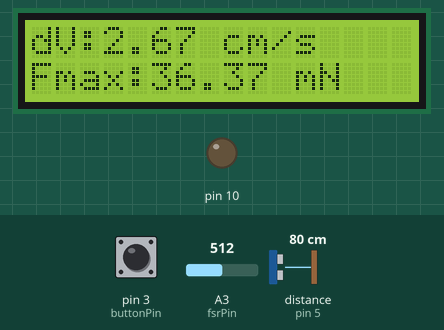
Recording of a sketch running on a simulated Arduino Uno, built with avr-gcc and run on an emulated ATmega328P. Shown: 16×2 character LCD, output pins drawn as LEDs (lit = HIGH). Wiring (inferred from the names in the program): ultrasonic range finder: trigger pin 5; echo pin 5. The test bench sets the inputs (shaded band); at power-on: pin 3 (buttonPin) HIGH, A3 (fsrPin) = 512, distance to the obstacle (sensor on pin 5) 80 cm. The echo pulse lasts 58.3 µs per cm; what the sketch prints to the serial monitor is not drawn.

Above: at 1.3 s.
1.4 s: pin 3 (buttonPin) pulled LOW for 0.15 s
At 1.9 s:
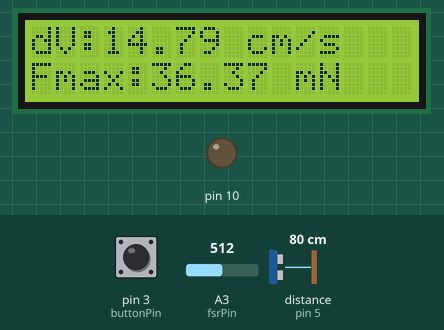
3.0 s: pin 3 (buttonPin) pulled LOW for 1 s
At 4.5 s:
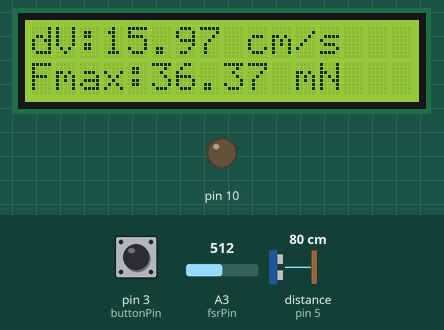
Timing chart, 0 to 6.0 s (numbered marks = the images above; inputs shaded):
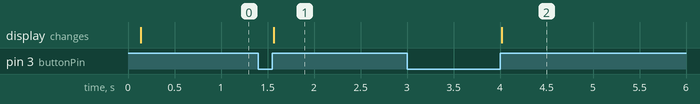

The sketch:

IMPULSEandMOMENTUMtemp.ino
```cpp
/* FSR simple testing sketch.

Connect one end of FSR to power, the other end to Analog 0.
Then connect one end of a 10K resistor from Analog 0 to ground

 HC-SR04 Ping distance sensor:
 VCC to arduino 5v
 GND to arduino GND
 Echo to Arduino pin 7
 Trig to Arduino pin 8

For more information see www.ladyada.net/learn/sensors/fsr.html */

#include<LiquidCrystal.h>
#include <SD.h>
#include <string.h>

// Initialize the library with the numbers of the interface pins
LiquidCrystal lcd(7, 8, 9, 2, 4, 6);
// this constant won't change.  It's the pin number
// of the sensor's output:
const int pingPin = 5;
const int chipSelect = 10;
int fsrPin = 3 ;     // the FSR and 10K pulldown are connected to a0
float fsrReading;     // the analog reading from the FSR resistor divider
float fsrReading1;
int buttonPin = 3;  // button connected to digital pin 6
int buttonState = 0;     // current state of the button
int lastButtonState = 0; // previous state of the button

void setup(void) {
  // We'll send debugging information via the Serial monitor
  Serial.begin(115200);
  pinMode(buttonPin,INPUT);    //
  lcd.begin(16,2);
  lcd.clear();
  pinMode(10, OUTPUT);

  delay(50);

}

void loop(void) {

  long t0=-1;
  long t=0;
  float v0=0;
  float v=0;
  float vmax = 0;
  float vmin = 0;
  float tmax = 0;
  float tmin = 0;
  float fsrmax = 0;
  float cm0 = 0;
  long duration, inches;
  float cm;
  float dV;
  float dt = 0;
  float reading = 0;
  int index = 0;
  float ave = 0;
  float imp = 0;

  while(1){

  buttonState = digitalRead(buttonPin);
  if (buttonState == LOW) {

     fsrReading1 = analogRead(fsrPin);
     fsrReading = 1000*0.0162*(exp(1.5793*fsrReading1/1000));

          pinMode(pingPin, OUTPUT);
          digitalWrite(pingPin, LOW);
          delayMicroseconds(2);
          digitalWrite(pingPin, HIGH);
          delayMicroseconds(5);
          digitalWrite(pingPin, LOW);
          pinMode(pingPin, INPUT);
          duration = pulseIn(pingPin, HIGH);

          cm = microsecondsToCentimeters(duration);
          float cm_current = filter(cm, 0.4, cm0);
          cm = cm_current;
          t = millis();
          v=(cm-cm0)*(10)/(t-t0);
          cm0 = cm;
          t0=t;

          if (fsrReading >= 20) { dt += (t - t0); index++; reading += fsrReading; imp += (t - t0)*fsrReading; } else {}
          if(fsrReading > fsrmax) {fsrmax = fsrReading;}  else {}
          Serial.print(t);
          Serial.print(" ");
          Serial.print(cm);
          Serial.print(" ");
          Serial.println(v);
          //Serial.print(" ");
          //Serial.println(fsrReading);


          if(v > vmax) {vmax = v;}  else {}
          if(v < vmin) {vmin = v;}  else {}
          lastButtonState = buttonState;
          digitalWrite(buttonPin, HIGH);
          delay(5);

      }

  else {
        if (lastButtonState == buttonState) {digitalWrite(buttonPin, HIGH); delay(1);}

        else {
           ave = reading/index;
           dV = vmax+vmin;
           Serial.print(dV);
           Serial.print(" ");
           Serial.print(dt);
           Serial.print(" ");
           //Serial.print(vmin);
           //Serial.print(" ");
           //Serial.print(fsrmax);
           //Serial.print(" ");
           //Serial.print(ave);
           //Serial.print(" ");
           //Serial.println(reading);
           Serial.print(" ");
           Serial.println(imp);

         lcd.setCursor(0,0);
         lcd.print("dV:           ");
         lcd.setCursor(3,0);
         lcd.print(dV);
         lcd.print(" cm/s        "); //change me to cm/s
         lcd.setCursor(0,1);
         lcd.print("Fmax:           ");
         lcd.setCursor(5,1);
         lcd.print(ave);
         lcd.print(" mN        "); //change me to cm/s

         index = 0;
         reading = 0;
         t0=-1;
         t=0;
         v0=0;
         v=0;
         vmax = 0;
         vmin = 0;
         tmax = 0;
         tmin = 0;
         dt = 0;
         fsrmax = 0;
         cm0 = 0;
         imp = 0;
         lastButtonState = buttonState;
         digitalWrite(buttonPin, HIGH);

         delay(5);

               }
          }

  }

}


long microsecondsToInches(long microseconds)
{
  // According to Parallax's datasheet for the PING))), there are
  // 73.746 microseconds per inch (i.e. sound travels at 1130 feet per
  // second).  This gives the distance travelled by the ping, outbound
  // and return, so we divide by 2 to get the distance of the obstacle.
  // See: http://www.parallax.com/dl/docs/prod/acc/28015-PING-v1.3.pdf
  return microseconds / 74 / 2;
}

float microsecondsToCentimeters(long microseconds)
{
  // The speed of sound is 340 m/s or 29 microseconds per centimeter.
  // The ping travels out and back, so to find the distance of the
  // object we take half of the distance travelled.
  return (1.0*microseconds / 29.0) * 0.5;
}

// filter the current result using a weighted average filter:
float filter(float rawValue, float weight, float lastValue) {
  // run the filter:
  float result = weight * rawValue + (1.0-weight)*lastValue;
  // return the result:
  return result;
}
```

Measured:
- after the input at 1.4 s, the display: changes after 0.17 s (image 1)
- after the input at 3.0 s, the display: changes after 1.0 s (image 2)
